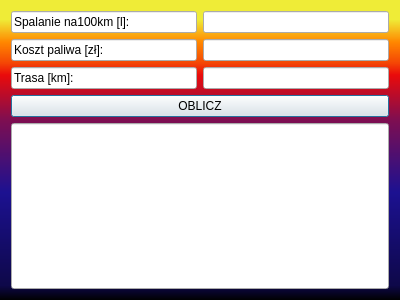
<?xml version="1.0" encoding="UTF-8"?>
<ui version="4.0">
 <class>SPALANIE</class>
 <widget class="QDialog" name="SPALANIE">
  <property name="geometry">
   <rect>
    <x>0</x>
    <y>0</y>
    <width>400</width>
    <height>300</height>
   </rect>
  </property>
  <property name="windowTitle">
   <string>Dialog</string>
  </property>
  <property name="styleSheet">
   <string notr="true">QDialog{
	background-color: qlineargradient(spread:pad, x1:0, y1:1, x2:0, y2:0, stop:0 rgba(0, 0, 0, 255), stop:0.05 rgba(14, 8, 73, 255), stop:0.36 rgba(28, 17, 145, 255), stop:0.6 rgba(126, 14, 81, 255), stop:0.75 rgba(234, 11, 11, 255), stop:0.79 rgba(244, 70, 5, 255), stop:0.86 rgba(255, 136, 0, 255), stop:0.935 rgba(239, 236, 55, 255));
}</string>
  </property>
  <layout class="QGridLayout" name="gridLayout">
   <item row="4" column="0" colspan="2">
    <widget class="QLineEdit" name="displayKOSZT">
     <property name="sizePolicy">
      <sizepolicy hsizetype="Expanding" vsizetype="Expanding">
       <horstretch>0</horstretch>
       <verstretch>0</verstretch>
      </sizepolicy>
     </property>
     <property name="font">
      <font>
       <pointsize>25</pointsize>
      </font>
     </property>
     <property name="readOnly">
      <bool>true</bool>
     </property>
    </widget>
   </item>
   <item row="1" column="1">
    <widget class="QLineEdit" name="KOSZTline"/>
   </item>
   <item row="0" column="0">
    <widget class="QLineEdit" name="lineEdit">
     <property name="text">
      <string>Spalanie na100km [l]:</string>
     </property>
     <property name="readOnly">
      <bool>true</bool>
     </property>
    </widget>
   </item>
   <item row="2" column="1">
    <widget class="QLineEdit" name="TRASAline"/>
   </item>
   <item row="1" column="0">
    <widget class="QLineEdit" name="lineEdit_3">
     <property name="text">
      <string>Koszt paliwa [zł]:</string>
     </property>
     <property name="readOnly">
      <bool>true</bool>
     </property>
    </widget>
   </item>
   <item row="2" column="0">
    <widget class="QLineEdit" name="lineEdit_5">
     <property name="text">
      <string>Trasa [km]:</string>
     </property>
     <property name="readOnly">
      <bool>true</bool>
     </property>
    </widget>
   </item>
   <item row="0" column="1">
    <widget class="QLineEdit" name="SPALANIEline"/>
   </item>
   <item row="3" column="0" colspan="2">
    <widget class="QPushButton" name="OBLICZbutton">
     <property name="styleSheet">
      <string notr="true">QPushButton:pressed{
	background-color: red;
}</string>
     </property>
     <property name="text">
      <string>OBLICZ</string>
     </property>
    </widget>
   </item>
  </layout>
 </widget>
 <resources/>
 <connections/>
</ui>
